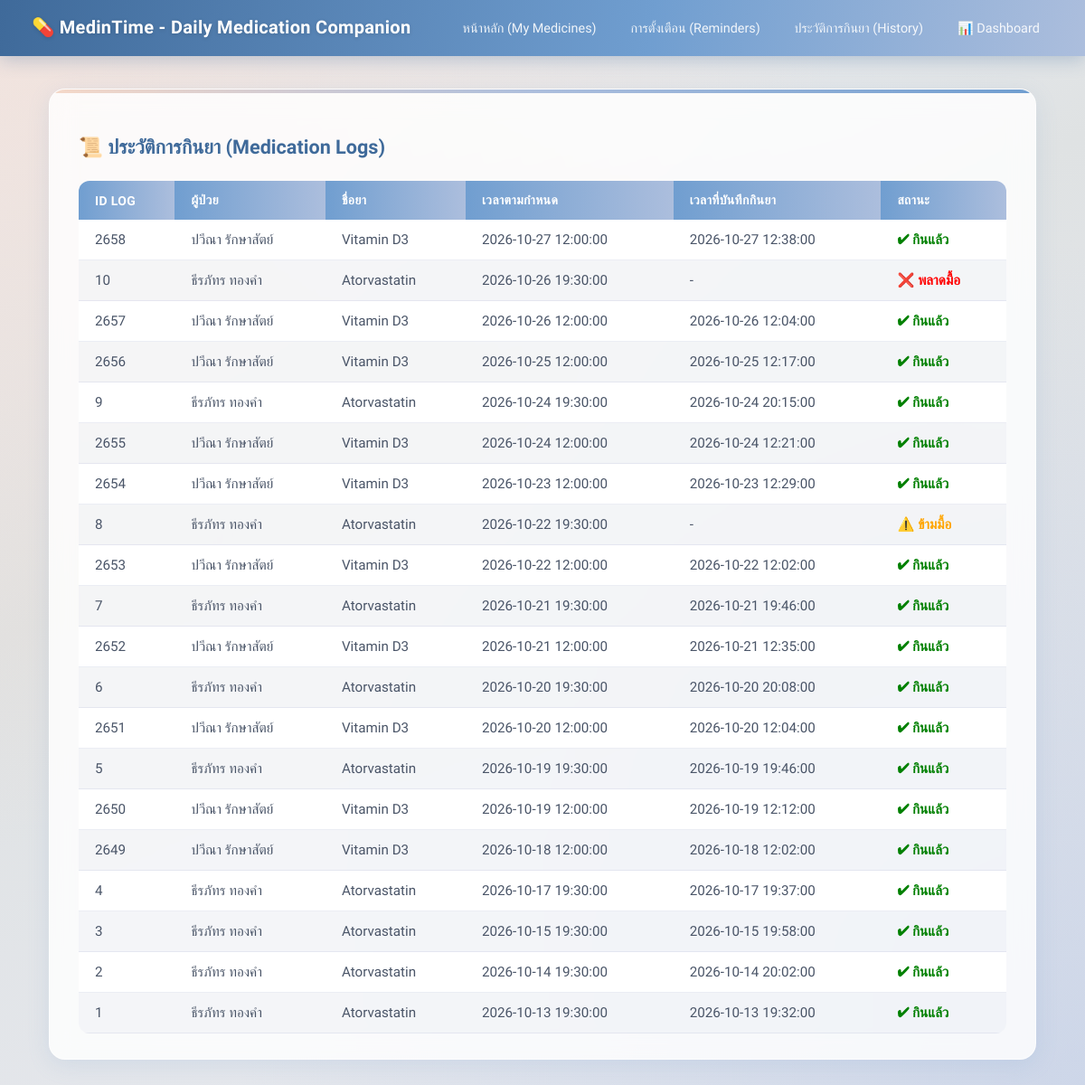
The page /history.php on the database its author committed.
### tables this page shows
CREATE TABLE `medication_logs` (
  `log_id` int NOT NULL,
  `reminder_id` int NOT NULL,
  `scheduled_at` datetime NOT NULL,
  `taken_at` datetime DEFAULT NULL,
  `status` enum('taken','missed','skipped') NOT NULL
);

CREATE TABLE `users` (
  `user_id` int NOT NULL,
  `name` varchar(255) NOT NULL,
  `email` varchar(255) NOT NULL,
  `password_hash` varchar(255) NOT NULL
);

CREATE TABLE `medications` (
  `medication_id` int NOT NULL,
  `user_id` int NOT NULL,
  `medicine_name` varchar(255) NOT NULL,
  `dosage` varchar(255) DEFAULT NULL,
  `dose_quantity` varchar(100) DEFAULT NULL,
  `taking_time` varchar(255) DEFAULT NULL,
  `stock_quantity` int DEFAULT '0',
  `start_date` date DEFAULT NULL,
  `end_date` date DEFAULT NULL
);

### www/history.php (the view, shortened to what this page needs)
<?php
require_once 'config/db_conn.php';
include 'navbar.php';
$sql = "
    SELECT l.*, r.reminder_time, m.medicine_name, u.name as user_name
    FROM medication_logs l
    JOIN reminders r ON l.reminder_id = r.reminder_id
    JOIN medications m ON r.medication_id = m.medication_id
    JOIN users u ON m.user_id = u.user_id
    ORDER BY l.scheduled_at DESC
";
$logs = $conn->query($sql)->fetchAll(PDO::FETCH_ASSOC);
?>
<!DOCTYPE html>
<html lang="th">
<head>
    <link rel="stylesheet" href="css/style.css">
</head>
<body>
    <div class="container">
        <div class="card">
            <h2>📜 ประวัติการกินยา (Medication Logs)</h2>
            <table>
                <thead>
                    <tr>
                        <th>ID Log</th>
                        <th>ผู้ป่วย</th>
                        <th>ชื่อยา</th>
                        <th>เวลาตามกำหนด</th>
                        <th>เวลาที่บันทึกกินยา</th>
                        <th>สถานะ</th>
                    </tr>
                </thead>
                <tbody>
                    <?php foreach ($logs as $log): ?>
                    <tr>
                        <td><?= $log['log_id'] ?></td>
                        <td><?= htmlspecialchars($log['user_name']) ?></td>
                        <td><?= htmlspecialchars($log['medicine_name']) ?></td>
                        <td><?= $log['scheduled_at'] ?></td>
                        <td><?= $log['taken_at'] ?? '-' ?></td>
                        <td>
                            <?php if ($log['status'] == 'taken'): ?>
                                <span style="color: green; font-weight: bold;">✔ กินแล้ว</span>
                            <?php elseif ($log['status'] == 'skipped'): ?>
                                <span style="color: orange; font-weight: bold;">⚠️ ข้ามมื้อ</span>
                            <?php else: ?>
                                <span style="color: red; font-weight: bold;">❌ พลาดมื้อ</span>
                            <?php endif; ?>
                        </td>
                    </tr>
                    <?php endforeach; ?>
                </tbody>
            </table>
        </div>
    </div>
</body>
</html>

### www/navbar.php
<nav class="navbar">
    <div class="brand">
        💊 MedinTime - Daily Medication Companion
    </div>
    <div>
        <a href="index.php">หน้าหลัก (My Medicines)</a>
        <a href="reminders.php">การตั้งเตือน (Reminders)</a>
        <a href="history.php">ประวัติการกินยา (History)</a>
        <a href="dashboard.php">📊 Dashboard</a>
    </div>
</nav>

### www/css/style.css (style rules this page uses)
:root { --cream: #f5d8c8; --silver: #dfe2e3; --lavender: #c6ccdf; --sky: #acbedd; --primary: #709ed0; --primary-dark: #5786b8; --primary-deeper:#3f6a9a; --text-dark: #2c3e50; --text-mid: #4a5568; --text-light: #718096; --white: #ffffff; --surface: rgba(255, 255, 255, 0.82); --radius-sm: 6px; --radius-md: 12px; --radius-lg: 18px; --shadow-sm: 0 2px 8px rgba(112, 158, 208, 0.10); --shadow-md: 0 6px 24px rgba(112, 158, 208, 0.16); --shadow-lg: 0 12px 40px rgba(112, 158, 208, 0.22); --transition: all 0.25s cubic-bezier(0.4, 0, 0.2, 1); }
*, *::before, *::after { box-sizing: border-box; }
html { scroll-behavior: smooth; }
body { font-family: 'Sarabun', 'Inter', sans-serif; font-size: 15px; line-height: 1.65; color: var(--text-dark); margin: 0; padding: 0; background: radial-gradient(ellipse at 0% 0%, rgba(245, 216, 200, 0.55) 0%, transparent 55%), radial-gradient(ellipse at 100% 100%, rgba(172, 190, 221, 0.45) 0%, transparent 55%), linear-gradient(155deg, #eef1f8 0%, #dfe2e3 40%, #e8eaf2 100%); background-attachment: fixed; min-height: 100vh; }
.navbar { background: linear-gradient(100deg, var(--primary-deeper) 0%, var(--primary) 60%, var(--sky) 100%); padding: 0.9rem 2.2rem; display: flex; justify-content: space-between; align-items: center; box-shadow: 0 4px 20px rgba(63, 106, 154, 0.30); position: sticky; top: 0; z-index: 100; }
.navbar .brand { font-size: 1.25rem; font-weight: 700; color: var(--white); letter-spacing: 0.3px; text-shadow: 0 1px 4px rgba(0,0,0,0.15); }
.navbar a { color: rgba(255,255,255,0.90); text-decoration: none; font-weight: 500; font-size: 0.9rem; margin-left: 4px; padding: 7px 14px; border-radius: var(--radius-md); transition: var(--transition); border: 1px solid transparent; }
.container { max-width: 1140px; margin: 36px auto; padding: 0 24px; }
.card { background: var(--surface); backdrop-filter: blur(14px); -webkit-backdrop-filter: blur(14px); border-radius: var(--radius-lg); padding: 28px 32px; box-shadow: var(--shadow-md); margin-bottom: 28px; border: 1px solid rgba(255,255,255,0.55); position: relative; overflow: hidden; transition: var(--transition); animation: fadeUp 0.4s ease both; }
.card::before { content: ''; position: absolute; top: 0; left: 0; right: 0; height: 4px; background: linear-gradient(90deg, var(--cream), var(--sky), var(--primary)); }
.card h2, .card h3 { font-weight: 700; color: var(--primary-deeper); margin-bottom: 20px; font-size: 1.35rem; }
table { width: 100%; border-collapse: collapse; margin-top: 6px; border-radius: var(--radius-md); overflow: hidden; font-size: 0.95rem; }
th { background: linear-gradient(90deg, var(--primary) 0%, var(--sky) 100%); color: var(--white); text-align: left; padding: 13px 18px; font-weight: 600; font-size: 0.87rem; letter-spacing: 0.4px; text-transform: uppercase; }
td { padding: 13px 18px; border-bottom: 1px solid rgba(198, 204, 223, 0.35); vertical-align: middle; color: var(--text-mid); background: var(--white); }
tr:nth-child(even) td { background: rgba(198, 204, 223, 0.13); }
tbody tr { transition: var(--transition); }

### rows shown on the page
medication_logs: log_id "2658", users.name "ปวีณา รักษาสัตย์", medications.medicine_name "Vitamin D3", scheduled_at "2026-10-27 12:00:00", taken_at "2026-10-27 12:38:00", status "✔ กินแล้ว"
medication_logs: log_id "10", users.name "ธีรภัทร ทองคำ", medications.medicine_name "Atorvastatin", scheduled_at "2026-10-26 19:30:00", taken_at "-", status "❌ พลาดมื้อ"
medication_logs: log_id "2657", users.name "ปวีณา รักษาสัตย์", medications.medicine_name "Vitamin D3", scheduled_at "2026-10-26 12:00:00", taken_at "2026-10-26 12:04:00", status "✔ กินแล้ว"
medication_logs: log_id "2656", users.name "ปวีณา รักษาสัตย์", medications.medicine_name "Vitamin D3", scheduled_at "2026-10-25 12:00:00", taken_at "2026-10-25 12:17:00", status "✔ กินแล้ว"
medication_logs: log_id "9", users.name "ธีรภัทร ทองคำ", medications.medicine_name "Atorvastatin", scheduled_at "2026-10-24 19:30:00", taken_at "2026-10-24 20:15:00", status "✔ กินแล้ว"
medication_logs: log_id "2655", users.name "ปวีณา รักษาสัตย์", medications.medicine_name "Vitamin D3", scheduled_at "2026-10-24 12:00:00", taken_at "2026-10-24 12:21:00", status "✔ กินแล้ว"
medication_logs: log_id "2654", users.name "ปวีณา รักษาสัตย์", medications.medicine_name "Vitamin D3", scheduled_at "2026-10-23 12:00:00", taken_at "2026-10-23 12:29:00", status "✔ กินแล้ว"
medication_logs: log_id "8", users.name "ธีรภัทร ทองคำ", medications.medicine_name "Atorvastatin", scheduled_at "2026-10-22 19:30:00", taken_at "-", status "⚠️ ข้ามมื้อ"
medication_logs: log_id "2653", users.name "ปวีณา รักษาสัตย์", medications.medicine_name "Vitamin D3", scheduled_at "2026-10-22 12:00:00", taken_at "2026-10-22 12:02:00", status "✔ กินแล้ว"
medication_logs: log_id "7", users.name "ธีรภัทร ทองคำ", medications.medicine_name "Atorvastatin", scheduled_at "2026-10-21 19:30:00", taken_at "2026-10-21 19:46:00", status "✔ กินแล้ว"
medication_logs: log_id "2652", users.name "ปวีณา รักษาสัตย์", medications.medicine_name "Vitamin D3", scheduled_at "2026-10-21 12:00:00", taken_at "2026-10-21 12:35:00", status "✔ กินแล้ว"
medication_logs: log_id "6", users.name "ธีรภัทร ทองคำ", medications.medicine_name "Atorvastatin", scheduled_at "2026-10-20 19:30:00", taken_at "2026-10-20 20:08:00", status "✔ กินแล้ว"
medication_logs: log_id "2651", users.name "ปวีณา รักษาสัตย์", medications.medicine_name "Vitamin D3", scheduled_at "2026-10-20 12:00:00", taken_at "2026-10-20 12:04:00", status "✔ กินแล้ว"
medication_logs: log_id "5", users.name "ธีรภัทร ทองคำ", medications.medicine_name "Atorvastatin", scheduled_at "2026-10-19 19:30:00", taken_at "2026-10-19 19:46:00", status "✔ กินแล้ว"
medication_logs: log_id "2650", users.name "ปวีณา รักษาสัตย์", medications.medicine_name "Vitamin D3", scheduled_at "2026-10-19 12:00:00", taken_at "2026-10-19 12:12:00", status "✔ กินแล้ว"
medication_logs: log_id "2649", users.name "ปวีณา รักษาสัตย์", medications.medicine_name "Vitamin D3", scheduled_at "2026-10-18 12:00:00", taken_at "2026-10-18 12:02:00", status "✔ กินแล้ว"
medication_logs: log_id "4", users.name "ธีรภัทร ทองคำ", medications.medicine_name "Atorvastatin", scheduled_at "2026-10-17 19:30:00", taken_at "2026-10-17 19:37:00", status "✔ กินแล้ว"
medication_logs: log_id "3", users.name "ธีรภัทร ทองคำ", medications.medicine_name "Atorvastatin", scheduled_at "2026-10-15 19:30:00", taken_at "2026-10-15 19:58:00", status "✔ กินแล้ว"
medication_logs: log_id "2", users.name "ธีรภัทร ทองคำ", medications.medicine_name "Atorvastatin", scheduled_at "2026-10-14 19:30:00", taken_at "2026-10-14 20:02:00", status "✔ กินแล้ว"
medication_logs: log_id "1", users.name "ธีรภัทร ทองคำ", medications.medicine_name "Atorvastatin", scheduled_at "2026-10-13 19:30:00", taken_at "2026-10-13 19:32:00", status "✔ กินแล้ว"
